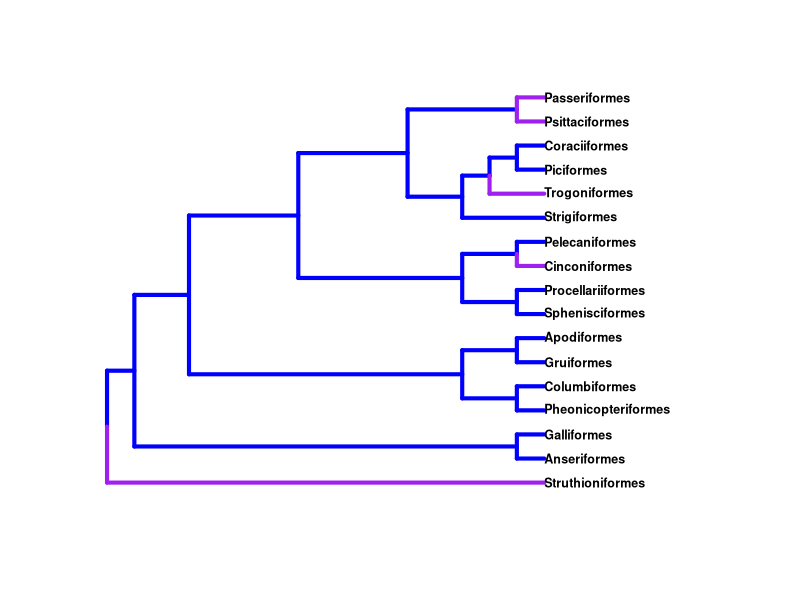

Here is the R script that generated this plot:
library(ape)

Copy_Tree <- read.tree(text = "(Struthioniformes,
                       ((Anseriformes,Galliformes),
                       (((Pheonicopteriformes, Columbiformes),
                       (Gruiformes, Apodiformes)),
                       (((Sphenisciformes, Procellariiformes),
                       (Cinconiformes, Pelecaniformes)),
                       ((Strigiformes,
                       (Trogoniformes,
                       (Piciformes, Coraciiformes))),
                       (Psittaciformes, Passeriformes))))));")

edge_colors <- rep("blue", nrow(Copy_Tree$edge))

purples <- c("Struthioniformes", "Cinconiformes", "Trogoniformes",
            "Psittaciformes", "Passeriformes")

for(name in purples){
  edge_colors[which.edge(Copy_Tree, name)] <- "purple"
}

plot(Copy_Tree, cex = .75, edge.color = edge_colors, edge.width = 4,
     font = 2)
